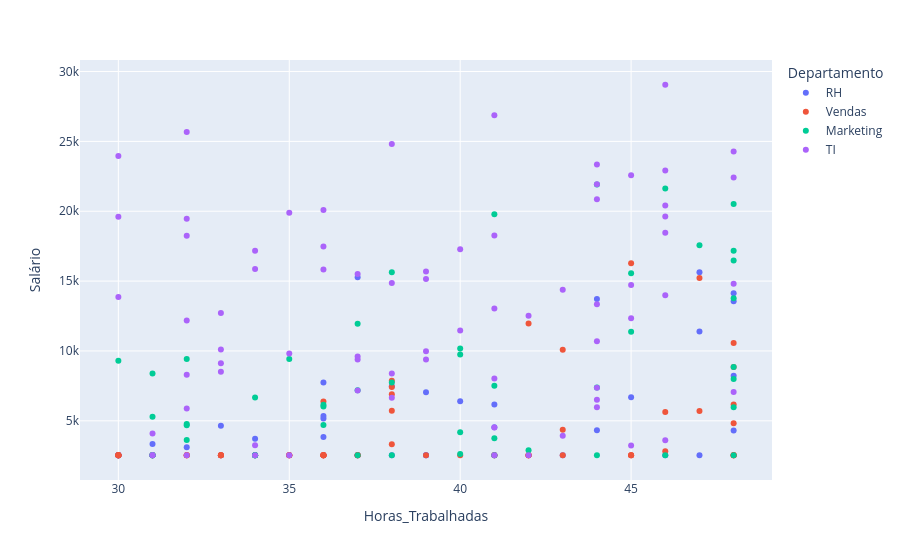

Write notebook code for a chart like this one.
### Code cell
fig = px.scatter(dados, x='Horas_Trabalhadas', y='Salário', color='Departamento')
fig.show()
